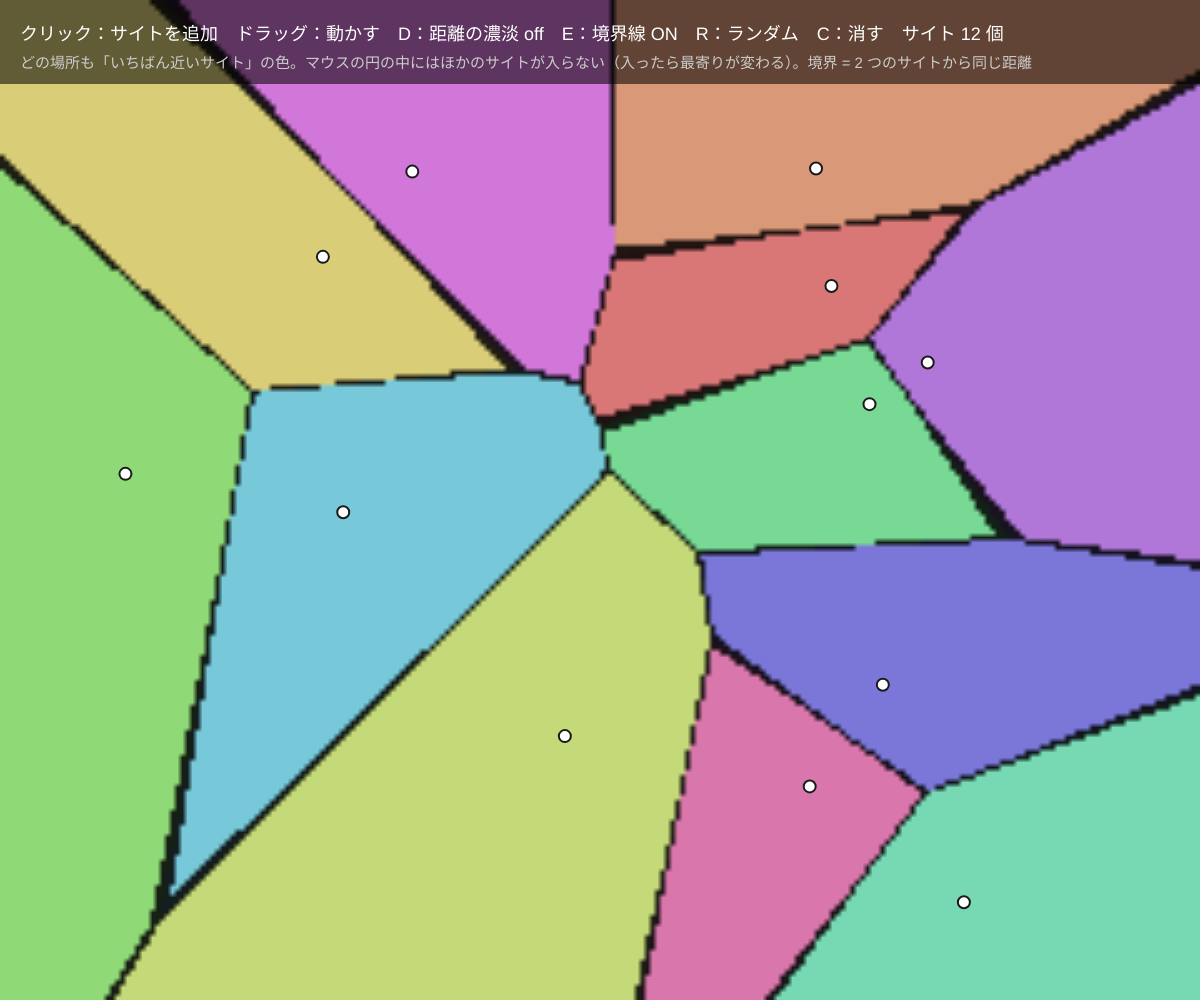
Frame 1 (no input)
Frame 60 (no input): identical to frame 1, image omitted
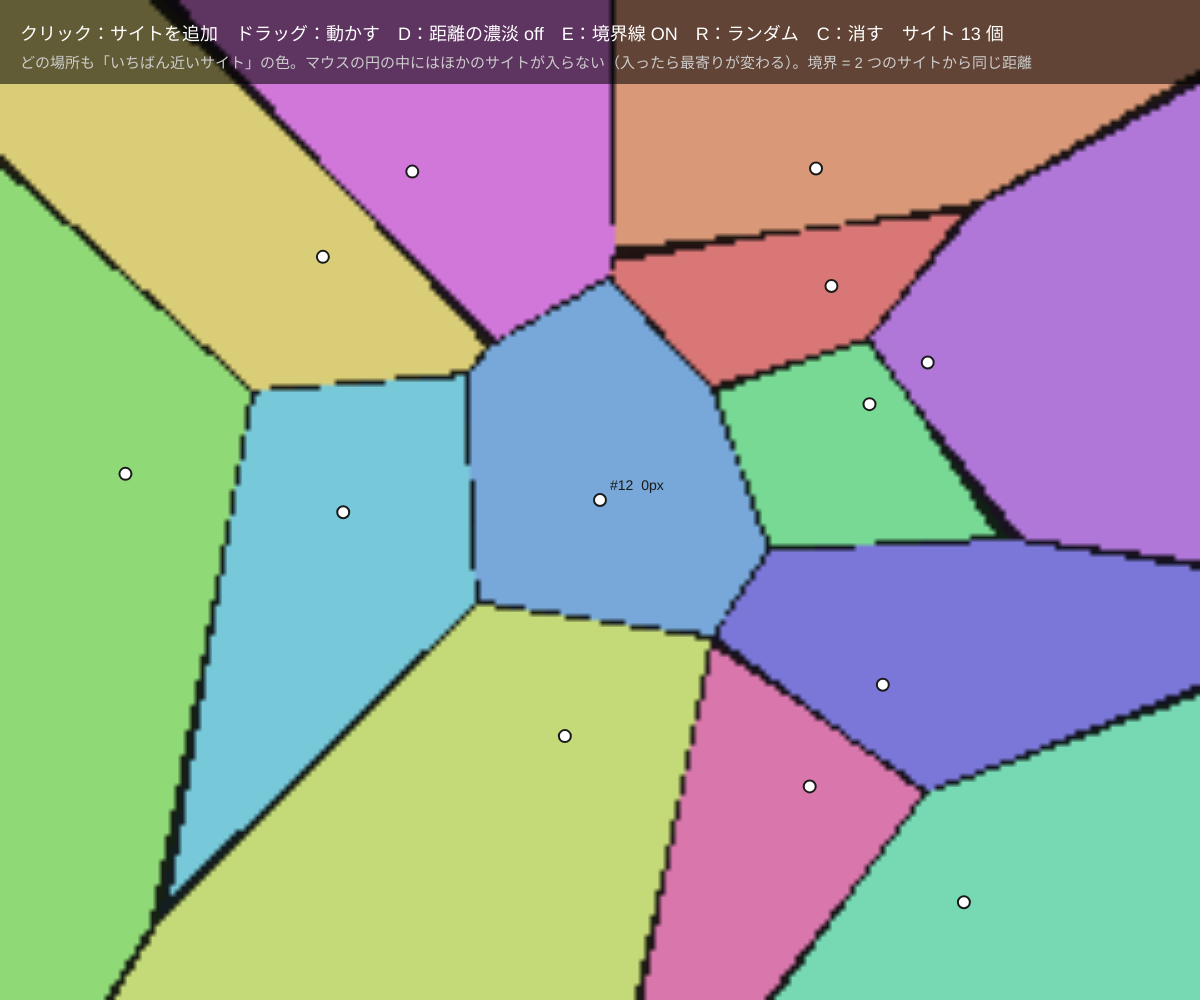
Frame 120 (the mouse pressed at the canvas centre since frame 60)

The p5.js sketch that drew these frames (run headless with seeded random() and noise() and a simulated clock; from frame 60 on, the mouse is pressed at the canvas centre):

// p5.js sketch
// ── sketch.js
// ============================================
// 00 最寄りの点で塗り分ける
// 画面に「サイト（種の点）」を置き、すべての場所を「いちばん近いサイト」の色で塗る ＝ ボロノイ図
//   同じ色の領域 = そのサイトの「なわばり」（セル）。境目は 2 つのサイトからちょうど同じ距離の場所
// クリック = サイトを追加 / ドラッグ = サイトを動かす / D = 距離の濃淡 / E = 境界線 / R = ランダム / C = 全部消す
// ============================================

let sites = [];
let res = 5;              // ★ 塗り分けの細かさ（何画素ずつまとめて計算するか。小さいほど細かく重い）
let buf, gw, gh;
let dirty = true;         // サイトが変わったときだけ塗り直す
let shade = false;        // 距離で濃淡をつける
let edges = true;         // 境界線をかく
let dragging = -1;
let palette = [];         // サイトごとの色 [r, g, b]

function setup() {
  createCanvas(windowWidth, windowHeight);
  colorMode(HSB, 360, 100, 100, 100);
  gw = ceil(width / res); gh = ceil(height / res);
  buf = createGraphics(gw, gh);
  buf.pixelDensity(1);
  randomSites(12);
}

function randomSites(n) {
  sites = [];
  for (let i = 0; i < n; i++) sites.push({ x: random(60, width - 60), y: random(110, height - 40) });
  dirty = true;
}

// ★ 色の決め方：番号 × 137.5°（黄金角）で色相をずらすと、となり同士が似た色になりにくい
function siteColor(i) { return hsbToRgb((i * 137.5) % 360, 45, 85); }

// すべての画素について「いちばん近いサイト」と「2 番目に近いサイト」を探して塗る
function paintBuffer() {
  palette = sites.map((s, i) => siteColor(i));
  buf.loadPixels();
  let px = buf.pixels;
  for (let gy = 0; gy < gh; gy++) {
    for (let gx = 0; gx < gw; gx++) {
      let x = (gx + 0.5) * res, y = (gy + 0.5) * res;
      let best = -1, d1 = Infinity, d2 = Infinity;
      for (let i = 0; i < sites.length; i++) {
        let dx = x - sites[i].x, dy = y - sites[i].y, d = dx * dx + dy * dy;
        if (d < d1) { d2 = d1; d1 = d; best = i; } else if (d < d2) d2 = d;
      }
      let k = 4 * (gx + gy * gw);
      if (best < 0) { px[k] = px[k + 1] = px[k + 2] = 25; px[k + 3] = 255; continue; }
      let c = palette[best];
      let f = shade ? Math.max(0.25, 1 - Math.sqrt(d1) / 350) : 1;     // ★ 遠いほど暗く
      if (edges && Math.sqrt(d2) - Math.sqrt(d1) < res * 0.8) f = 0.15;  // 1 番と 2 番がほぼ同じ距離 = 境界
      px[k] = c[0] * f; px[k + 1] = c[1] * f; px[k + 2] = c[2] * f; px[k + 3] = 255;
    }
  }
  buf.updatePixels();
  dirty = false;
}

function nearestSite(x, y) {
  let best = -1, bd = Infinity;
  for (let i = 0; i < sites.length; i++) {
    let d = (x - sites[i].x) ** 2 + (y - sites[i].y) ** 2;
    if (d < bd) { bd = d; best = i; }
  }
  return { i: best, d: Math.sqrt(bd) };
}

function draw() {
  if (dirty) paintBuffer();
  image(buf, 0, 0, gw * res, gh * res);

  // サイト
  for (let i = 0; i < sites.length; i++) {
    stroke(0, 0, 10); strokeWeight(2); fill(0, 0, 100);
    circle(sites[i].x, sites[i].y, 12);
  }

  // マウスの最寄りのサイト：線と「空の円」（この円の中にはほかのサイトが 1 つもない）
  let nb = nearestSite(mouseX, mouseY);
  if (nb.i >= 0 && mouseY > 90) {
    let s = sites[nb.i];
    stroke(0, 0, 100); strokeWeight(2);
    line(mouseX, mouseY, s.x, s.y);
    noFill(); stroke(0, 0, 100, 60); strokeWeight(1.5);
    circle(mouseX, mouseY, nb.d * 2);
    noStroke(); fill(0, 0, 100);
    circle(mouseX, mouseY, 8);
    fill(0, 0, 10); textSize(14);
    text('#' + nb.i + '  ' + nf(nb.d, 1, 0) + 'px', mouseX + 10, mouseY - 10);
  }

  noStroke(); fill(0, 0, 0, 55); rect(0, 0, width, 84);
  fill(0, 0, 100); textSize(18);
  text('クリック：サイトを追加　ドラッグ：動かす　D：距離の濃淡 ' + (shade ? 'ON' : 'off') + '　E：境界線 ' + (edges ? 'ON' : 'off') + '　R：ランダム　C：消す　サイト ' + sites.length + ' 個', 20, 40);
  fill(0, 0, 80); textSize(15);
  text('どの場所も「いちばん近いサイト」の色。マウスの円の中にはほかのサイトが入らない（入ったら最寄りが変わる）。境界 = 2 つのサイトから同じ距離', 20, 68);
}

function mousePressed() {
  if (mouseY < 90) return;
  let nb = nearestSite(mouseX, mouseY);
  if (nb.i >= 0 && nb.d < 14) { dragging = nb.i; return; }
  sites.push({ x: mouseX, y: mouseY });
  dirty = true;
}
function mouseDragged() {
  if (dragging < 0) return;
  sites[dragging].x = constrain(mouseX, 0, width);
  sites[dragging].y = constrain(mouseY, 90, height);
  dirty = true;
}
function mouseReleased() { dragging = -1; }

function keyPressed() {
  if (key === 'd' || key === 'D') { shade = !shade; dirty = true; }
  if (key === 'e' || key === 'E') { edges = !edges; dirty = true; }
  if (key === 'r' || key === 'R') randomSites(floor(random(8, 25)));
  if (key === 'c' || key === 'C') { sites = []; dirty = true; }
}

// ---------- やってみよう ----------
// 1. サイトを 2 個だけにしてみよう。境界はどんな線？ 3 個なら？（境界が 1 点で交わる）
// 2. サイトを 1 列にきれいに並べると、セルはどんな形になる？ 格子状（碁盤の目）や六角形状に並べたら？
// 3. res を 2 にすると細かくなるが重くなる。res を 20 にするとどう見える？
// 4. siteColor を「サイトの y 座標で色を決める」に変えると、地図のような絵になる

// 色の変換（HSB → RGB 0〜255）
function hsbToRgb(h, s, b) {
  s /= 100; b /= 100;
  let k = (n) => (n + h / 60) % 6;
  let f = (n) => b * (1 - s * Math.max(0, Math.min(k(n), 4 - k(n), 1)));
  return [255 * f(5), 255 * f(3), 255 * f(1)];
}
